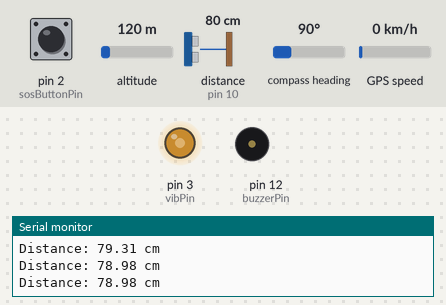
Simulated run of this sketch. Board: Arduino Uno, built with avr-gcc and run on an emulated ATmega328P. Shown: output pins drawn as LEDs (lit = HIGH), buzzer (waves = sounding, pin HIGH), the last lines printed to the serial monitor. Wiring (inferred from the names in the program): ultrasonic range finder: trigger pin 9; echo pin 10. The inputs (shaded band) are chosen by the test bench; at power-on: distance to the obstacle (sensor on pin 10) 80 cm, pin 2 (sosButtonPin) HIGH, altitude 120 m, compass heading 90°, GPS speed 0 km/h. The echo pulse lasts 58.3 µs per cm; the GPS gets a fix after 3 s at 37.7749, -122.4194 with 8 satellites; the modem accepts every AT command (registered, SIM ready, sends succeed) and sends nothing else; pins used as bus, display or sensor lines are not drawn.

Above: at 8.2 s.
8.3 s: distance to the obstacle (sensor on pin 10) set to 4 cm
At 9.27 s:
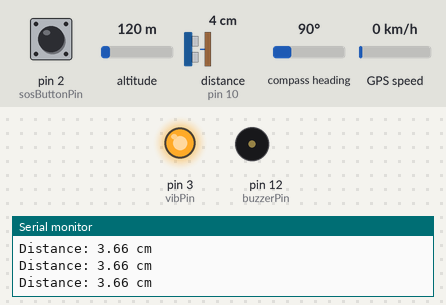
11.8 s: distance to the obstacle (sensor on pin 10) set to 120 cm
At 15.2 s:
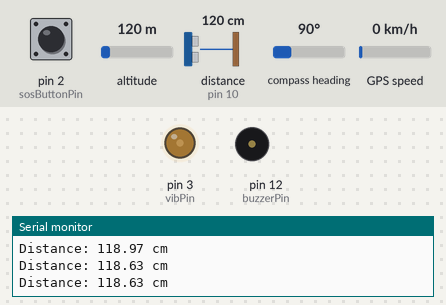
15.3 s: pin 2 (sosButtonPin) pulled LOW for 0.6 s
At 16.3 s:
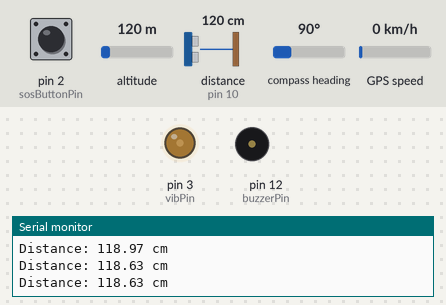
21.4 s: distance to the obstacle (sensor on pin 10) set to 9 cm
26.9 s: altitude set to 20 m
32.4 s: compass heading set to 7°
Timing chart, 0 to 38.9 s (numbered marks = the images above; inputs shaded):
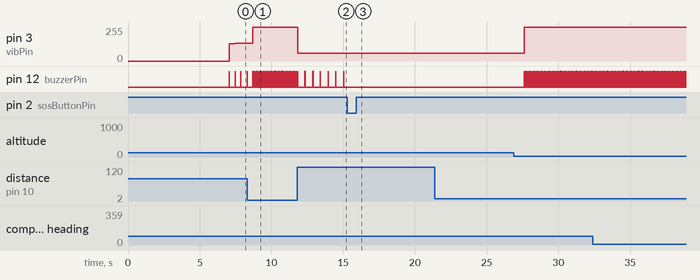

The sketch:

code.ino
```cpp
#include <SoftwareSerial.h>
#include <TinyGPS++.h>

const int trigPin = 9;
const int echoPin = 10;
const int vibPin = 3;
const int buzzerPin = 12;
const int sosButtonPin = 2;

// GPS and ESP Serial
SoftwareSerial gpsSerial(4, 5);  // RX, TX for GPS
SoftwareSerial espSerial(6, 7);  // RX, TX for ESP

TinyGPSPlus gps;

unsigned long lastSendTime = 0;
const unsigned long sendInterval = 15000; // Send every 15 sec

void setup() {
  pinMode(trigPin, OUTPUT);
  pinMode(echoPin, INPUT);
  pinMode(vibPin, OUTPUT);
  pinMode(buzzerPin, OUTPUT);
  pinMode(sosButtonPin, INPUT_PULLUP);

  Serial.begin(9600);
  gpsSerial.begin(9600);
  espSerial.begin(115200);

  Serial.println("System Started");

  // Send Wi-Fi and ThingSpeak setup to ESP8266
  espSerial.println("AT");
  delay(1000);
  espSerial.println("AT+CWMODE=1");
  delay(1000);
  espSerial.println("AT+CWJAP=\"AndroidShare_HH\",\"02723485\"");  // ✅ Fixed
  delay(5000);
}

void loop() {
  // Read GPS data
  while (gpsSerial.available()) {
    gps.encode(gpsSerial.read());
  }

  // Trigger ultrasonic pulse
  digitalWrite(trigPin, LOW);
  delayMicroseconds(2);
  digitalWrite(trigPin, HIGH);
  delayMicroseconds(10);
  digitalWrite(trigPin, LOW);

  long duration = pulseIn(echoPin, HIGH, 30000);
  float distance = duration * 0.034 / 2;

  Serial.print("Distance: ");
  Serial.print(distance);
  Serial.println(" cm");

  // Vibration & buzzer based on distance
  if (distance > 2 && distance <= 150) {
    int vibrationStrength = map(distance, 10, 150, 255, 0);
    vibrationStrength = constrain(vibrationStrength, 0, 255);
    analogWrite(vibPin, vibrationStrength);

    int beepDelay = map(distance, 10, 100, 50, 500);
    beepDelay = constrain(beepDelay, 50, 500);

    digitalWrite(buzzerPin, HIGH);
    delay(10);
    digitalWrite(buzzerPin, LOW);
    delay(beepDelay);
  } else {
    analogWrite(vibPin, 0);
    digitalWrite(buzzerPin, LOW);
    delay(200);
  }

  // SOS Check
  if (digitalRead(sosButtonPin) == LOW) {
    sendToThingSpeak("999.999", "999.999", "1"); // Emergency flag 1
    Serial.println("SOS Button Pressed!");
    delay(2000); // Debounce
  }

  // Send GPS to Thingspeak every 15 seconds
  if (millis() - lastSendTime > sendInterval && gps.location.isValid()) {
    float lat = gps.location.lat();
    float lng = gps.location.lng();
    sendToThingSpeak(String(lat, 6), String(lng, 6), "0");
    lastSendTime = millis();
  }
}

void sendToThingSpeak(String latitude, String longitude, String sosFlag) {
  String cmd = "AT+CIPSTART=\"TCP\",\"api.thingspeak.com\",80";
  espSerial.println(cmd);
  delay(2000);

  String httpRequest =
    "GET /update?api_key=3GIBTUTZV3WM4N71&field1=" + latitude +
    "&field2=" + longitude +
    "&field3=" + sosFlag +
    " HTTP/1.1\r\nHost: api.thingspeak.com\r\nConnection: close\r\n\r\n";

  espSerial.print("AT+CIPSEND=");
  espSerial.println(httpRequest.length());
  delay(1000);
  espSerial.print(httpRequest);
  delay(2000);
  Serial.println("Data Sent to ThingSpeak");
}
```

Measured:
- after the input at 8.3 s, pin 3 (vibPin): 132/255 → 255/255 after 0.41 s
- after the input at 11.8 s, pin 3 (vibPin): 255/255 → 59/255 at once; pin 12 (buzzerPin): alternates HIGH for 0.01 s and LOW for 0.54 s, starting after 0.54 s
- after the input at 15.3 s, pin 12 (buzzerPin): stops changing and stays LOW
- after the input at 21.4 s, every drawn part: stays the same
